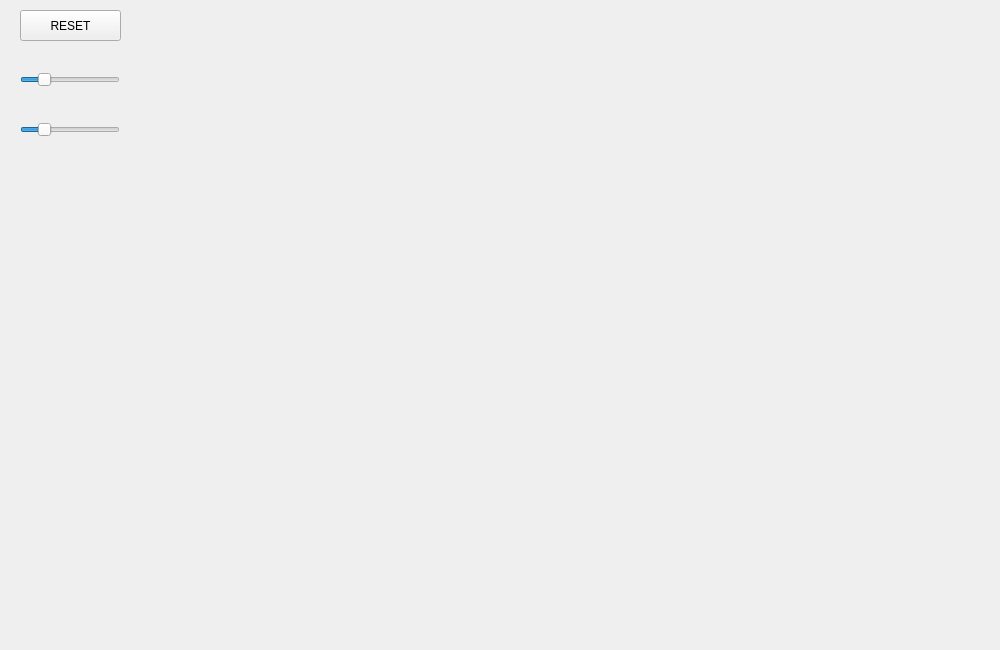
<?xml version="1.0" encoding="UTF-8"?>
<ui version="4.0">
 <class>GameWindow</class>
 <widget class="QWidget" name="GameWindow">
  <property name="geometry">
   <rect>
    <x>0</x>
    <y>0</y>
    <width>1000</width>
    <height>650</height>
   </rect>
  </property>
  <property name="minimumSize">
   <size>
    <width>1000</width>
    <height>650</height>
   </size>
  </property>
  <property name="maximumSize">
   <size>
    <width>1000</width>
    <height>650</height>
   </size>
  </property>
  <property name="windowTitle">
   <string>Form</string>
  </property>
  <widget class="QPushButton" name="resetButton">
   <property name="geometry">
    <rect>
     <x>20</x>
     <y>10</y>
     <width>101</width>
     <height>31</height>
    </rect>
   </property>
   <property name="text">
    <string>RESET</string>
   </property>
  </widget>
  <widget class="QSlider" name="partSlider">
   <property name="geometry">
    <rect>
     <x>20</x>
     <y>65</y>
     <width>100</width>
     <height>30</height>
    </rect>
   </property>
   <property name="maximum">
    <number>1000</number>
   </property>
   <property name="pageStep">
    <number>10</number>
   </property>
   <property name="value">
    <number>200</number>
   </property>
   <property name="orientation">
    <enum>Qt::Horizontal</enum>
   </property>
  </widget>
  <widget class="QSlider" name="gravSlider">
   <property name="geometry">
    <rect>
     <x>20</x>
     <y>115</y>
     <width>100</width>
     <height>30</height>
    </rect>
   </property>
   <property name="maximum">
    <number>1000</number>
   </property>
   <property name="value">
    <number>200</number>
   </property>
   <property name="sliderPosition">
    <number>200</number>
   </property>
   <property name="orientation">
    <enum>Qt::Horizontal</enum>
   </property>
  </widget>
 </widget>
 <resources/>
 <connections/>
</ui>
